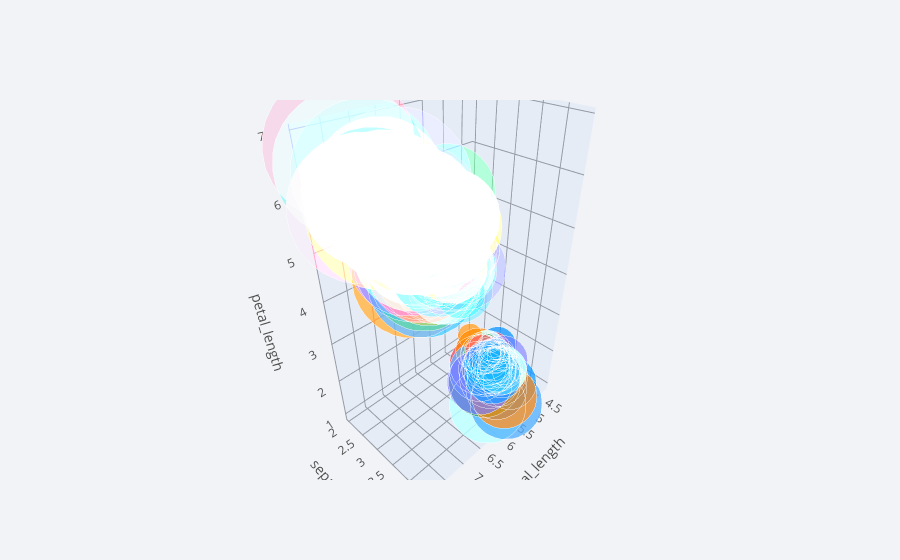

Here is the notebook cell this chart was saved with:
### Code cell
df.iplot(x = "sepal_length", y = 'sepal_width',z = 'petal_length', kind = "bubble3d",size = 'sepal_length', xTitle = 'sepal_length', yTitle = 'sepal_width', zTitle = 'petal_length')

### Figure 1 — Plotly figure (JSON) as saved in the notebook; plotly's stock layout.template omitted (floating-point values rounded to 4 significant figures; data arrays with more than 128 entries replaced by an {"elided": "..."} marker saying what was removed)
{"data": [{"marker": {"color": {"elided": "150 str values"}, "opacity": 0.8, "size": {"elided": "150 int values"}, "symbol": "circle"}, "mode": "markers", "text": {"elided": "150 str values"}, "type": "scatter3d", "x": {"elided": "150 float values"}, "y": {"elided": "150 float values"}, "z": {"elided": "150 float values"}}], "layout": {"legend": {"bgcolor": "#F2F3F7", "font": {"color": "#505050"}}, "paper_bgcolor": "#F2F3F7", "plot_bgcolor": "#F2F3F7", "scene": {"xaxis": {"gridcolor": "#9499A3", "showgrid": true, "tickfont": {"color": "#505050"}, "title": {"font": {"color": "#505050"}, "text": "sepal_length"}, "zerolinecolor": "#9499A3"}, "yaxis": {"gridcolor": "#9499A3", "showgrid": true, "tickfont": {"color": "#505050"}, "title": {"font": {"color": "#505050"}, "text": "sepal_width"}, "zerolinecolor": "#9499A3"}, "zaxis": {"gridcolor": "#9499A3", "showgrid": true, "tickfont": {"color": "#505050"}, "title": {"font": {"color": "#505050"}, "text": "petal_length"}, "zerolinecolor": "#9499A3"}}, "title": {"font": {"color": "#484848"}}}}
